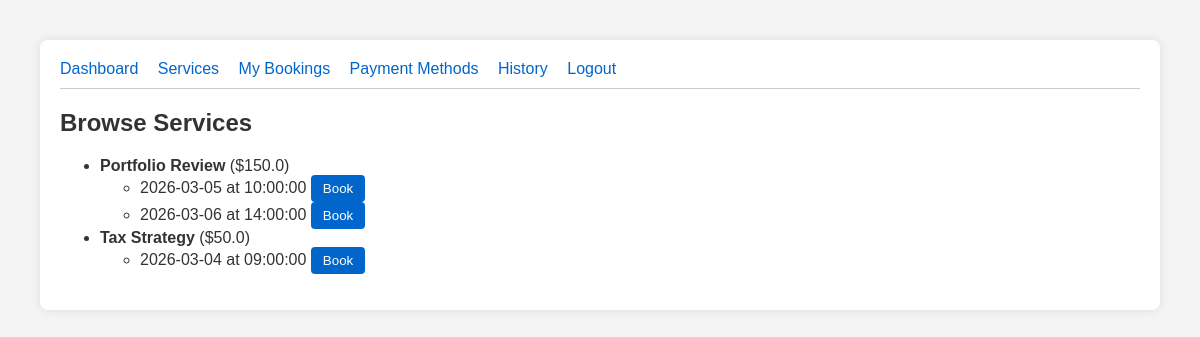
Page /client/services (signed in) on the earlier database version.
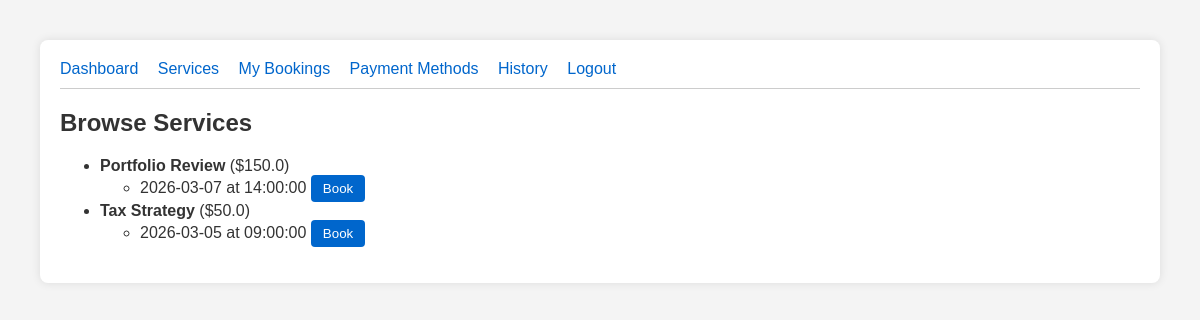
Same page on the later database version.
### Backend/models.py (models this page shows)
class Service(db.Model):
    id = db.Column(db.Integer, primary_key=True)
    name = db.Column(db.String(100), nullable=False)
    description = db.Column(db.Text)
    duration_minutes = db.Column(db.Integer, nullable=False)
    base_price = db.Column(db.Float, nullable=False)
    consultant_id = db.Column(db.Integer, db.ForeignKey('user.id'), nullable=False)

class Availability(db.Model):
    id = db.Column(db.Integer, primary_key=True)
    consultant_id = db.Column(db.Integer, db.ForeignKey('user.id'), nullable=False)
    date = db.Column(db.Date, nullable=False)
    start_time = db.Column(db.Time, nullable=False)
    end_time = db.Column(db.Time, nullable=False)
    is_booked = db.Column(db.Boolean, default=False)

### Backend/routes/client.py (the view)
    def wrap(*args, **kwargs):
        if 'user_id' not in session or session.get('role') != 'client':
            return redirect(url_for('auth.login'))
        return f(*args, **kwargs)

### Backend/routes/client.py (called while the page is built)
def client_required(f):
    def wrap(*args, **kwargs):
        if 'user_id' not in session or session.get('role') != 'client':
            return redirect(url_for('auth.login'))
        return f(*args, **kwargs)
    wrap.__name__ = f.__name__
    return wrap

@client_bp.route('/services')
@client_required
def services():
    all_services = Service.query.all()
    availabilities = Availability.query.filter_by(is_booked=False).all()
    return render_template('client/services.html', services=all_services, availabilities=availabilities)

### Frontend/templates/client/services.html
{% extends 'base.html' %}
{% block content %}
<h2>Browse Services</h2>
<ul>
{% for s in services %}
    <li><strong>{{ s.name }}</strong> (${{ s.base_price }})
    <ul>
    {% for a in availabilities %}
        {% if a.consultant_id == s.consultant_id %}
            <li>{{ a.date }} at {{ a.start_time }}
                <a href="/client/book/{{ a.id }}"><button>Book</button></a>
            </li>
        {% endif %}
    {% endfor %}
    </ul>
    </li>
{% endfor %}
</ul>
{% endblock %}

Differences in the rows shown:
changed Service "Portfolio Review": loses Availability (date "2026-03-05", start_time "10:00:00")
changed Availability (number 1 of 2 on the later page): date "2026-03-06" → "2026-03-07"
changed Availability (number 2 of 2 on the later page): date "2026-03-04" → "2026-03-05"
